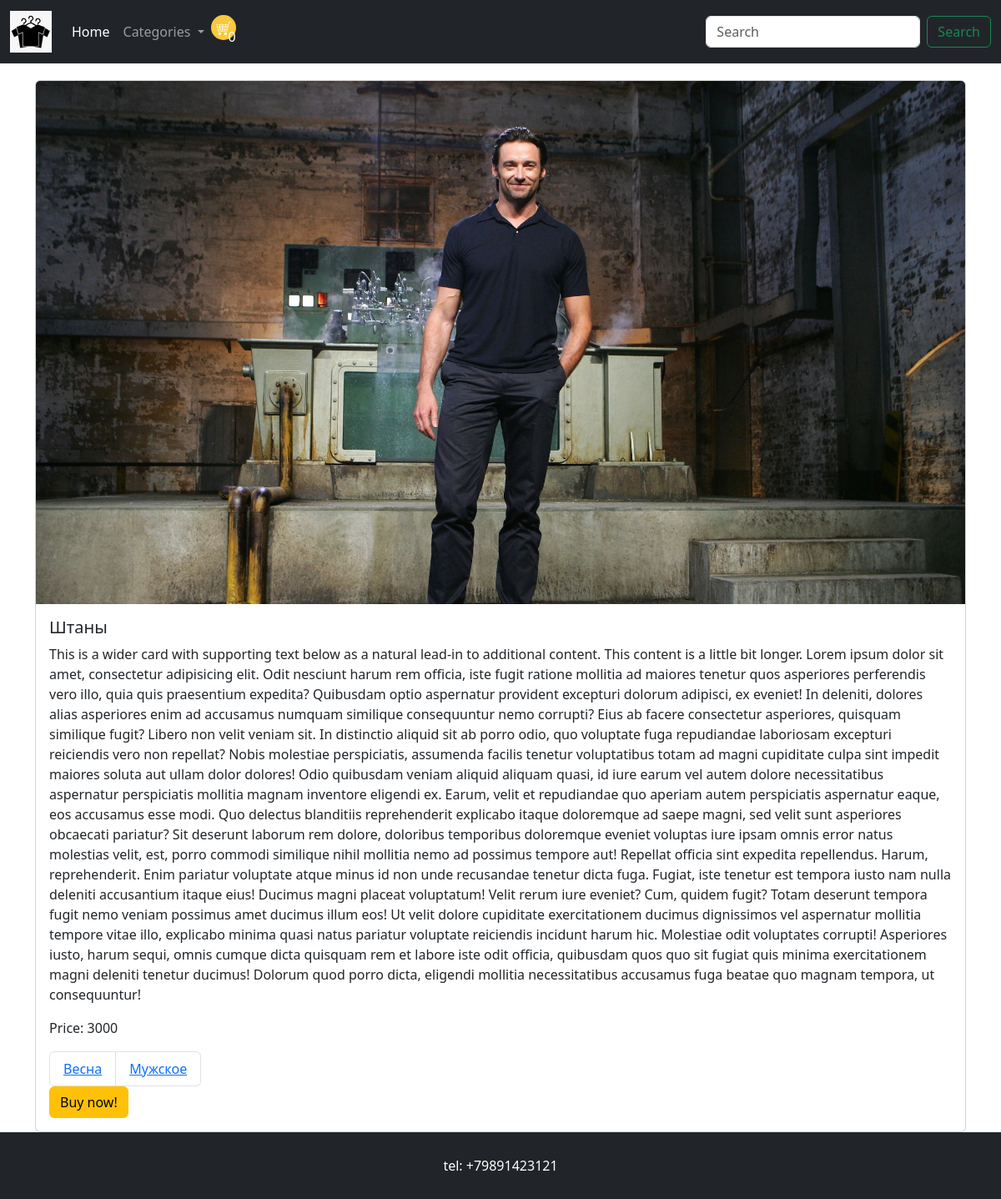
Page /product/3/ on the committed database.
### store/models.py (models this page shows, shortened)
class Product(models.Model):
    title= models.CharField(max_length=150,db_index=True)
    info= models.TextField(blank=True)
    price= models.IntegerField()
    categories= models.ManyToManyField('Category', related_name='products', blank=True)
    image=models.ImageField(upload_to="images/", default= "images/default.jpg")

class Category(models.Model):
    title= models.CharField(max_length=150)
    def get_absolute_url(self):
        return reverse("category_detail_url", kwargs={'pk': self.pk})

### store/views.py (the view)
# urls.py: path('product/<int:pk>/',product_detail,name="product_detail_url"),
def product_detail(request, pk):
    categories = Category.objects.all()
    product = Product.objects.get(pk=pk)
    return render(
        request,
        "store/product_detail.html",
        context={"product": product, "categories": categories},
    )

### store/templates/store/product_detail.html (shortened to what this page needs)
{% extends "store/index.html" %}
{% block content %}
<div class="card">
    {% include "store/includes/img.html" %}
    <div class="card-body">
        <h5 class="card-title">{{ product.title }}</h5>
        <p class="card-text">{{ product.info }}</p>
        <p class="card-text">Price: {{ product.price }}</p>
        <ul class="list-group list-group-horizontal">
            {% for category in product.categories.all %}
            <li class="list-group-item"><a href="{{ category.get_absolute_url }}"> {{ category.title }} </a></li>
            {% endfor %}
        </ul>
        <button type="button" class="btn btn-warning" data-bs-toggle="modal" data-bs-target="#exampleModal">
            Buy now!
        </button>
    </div>
</div>
{% endblock content %}

### store/templates/store/includes/img.html
<img src="{{ product.image.url }}" class="card-img-top"
        alt="{{ product.title }}">

### rows in the picture
Product: image (picture), title "Штаны", info "This is a wider card with supporting text below as a natural lead-in to additional content. This content is a little bit longer. Lorem ipsum dolor sit amet, consectetur adipisicing elit. Odit nesciunt harum rem officia, iste fugit ratione mollitia ad maiores tenetur quos asperiores perferendis vero illo, quia quis praesentium expedita? Quibusdam optio aspernatur provident excepturi dolorum adipisci, ex eveniet! In deleniti, dolores alias asperiores enim ad accusamus numquam similique consequuntur nemo corrupti? Eius ab facere consectetur asperiores, quisquam similique fugit? Libero non velit veniam sit. In distinctio aliquid sit ab porro odio, quo voluptate fuga repudiandae laboriosam…", price "3000"
Category: title "Весна"
Category: title "Мужское"
